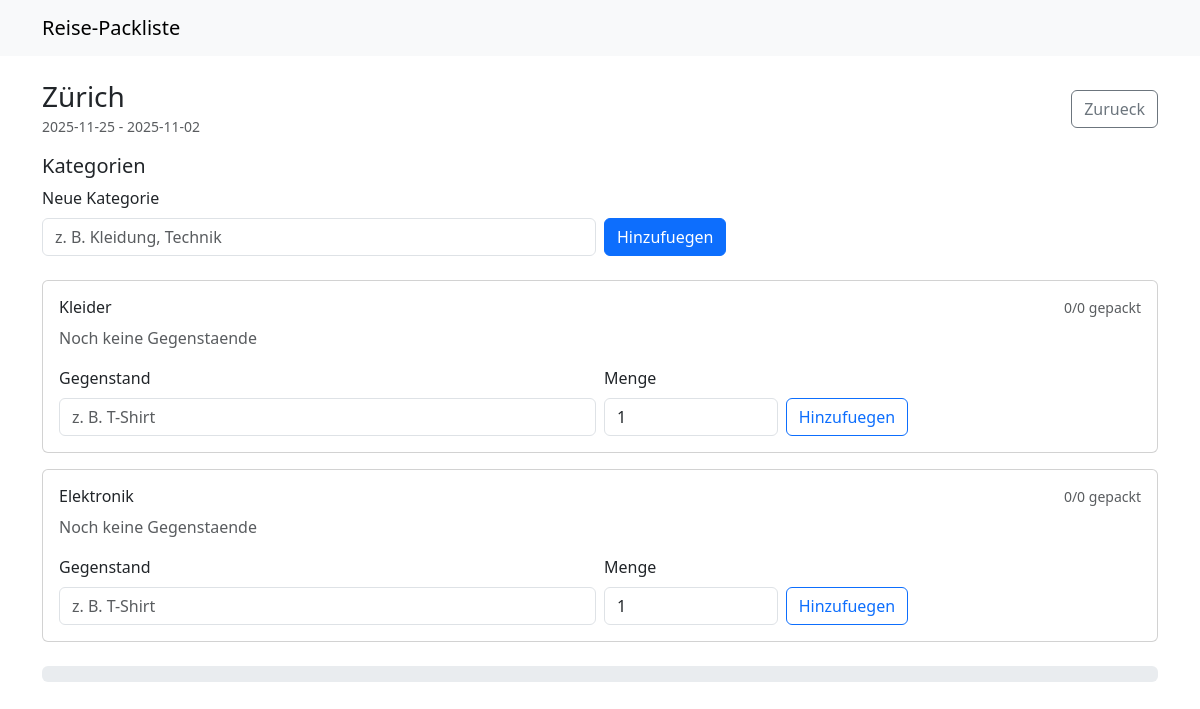
/reise/12, run on the app's committed database.
### main.py (models this page shows)
class BaseModel(Model):
    class Meta:
        database = db

class ReiseModel(BaseModel):
    class Meta:
        table_name = "reisen"
    id = AutoField()
    name = CharField(max_length=200)
    startdatum = DateField()
    enddatum = DateField()
    beschreibung = TextField(default="")
    def fortschritt_berechnen(self) -> float:
        total = sum(len(k.gegenstaende) for k in self.kategorien)
        if total == 0:
            return 0.0
        gepackt = sum(
            sum(1 for g in k.gegenstaende if g.gepackt) for k in self.kategorien
        )
        return round(gepackt / total * 100.0, 2)

class KategorieModel(BaseModel):
    class Meta:
        table_name = "kategorien"
    id = AutoField()
    name = CharField(max_length=200)
    reise = ForeignKeyField(ReiseModel, backref="kategorien", on_delete="CASCADE")
    def anzahl_gepackt(self) -> int:
        return sum(1 for g in self.gegenstaende if g.gepackt)
    def anzahl_gesamt(self) -> int:
        return len(self.gegenstaende)

### main.py (the view)
@app.get("/reise/<int:reise_id>")
def reise_detail(reise_id: int):
    r = ReiseModel.get_or_none(ReiseModel.id == reise_id)
    if not r:
        abort(404)
    return render_template("reise_detail.html", reise_id=reise_id, reise=r)

### main.py (called while the page is built)
@app.before_request
def _db_connect():
    if db.is_closed():
        db.connect(reuse_if_open=True)

@app.teardown_request
def _db_close(exception=None):
    if not db.is_closed():
        db.close()

### templates/reise_detail.html (shortened to what this page needs)
{% extends 'base.html' %}
{% block content %}
<div class="d-flex justify-content-between align-items-center mb-3">
  <div>
    <h1 class="h3 mb-0">{{ reise.name }}</h1>
    <small class="text-muted">{{ reise.startdatum }} - {{ reise.enddatum }}</small>
  </div>
  <a href="{{ url_for('index') }}" class="btn btn-outline-secondary">Zurueck</a>
  </div>
<div class="mb-4">
  <h2 class="h5">Kategorien</h2>
  <form method="post" action="{{ url_for('kategorie_hinzufuegen', reise_id=reise_id) }}" class="row g-2 align-items-end">
    <div class="col-md-6">
      <label for="kategorie_name" class="form-label">Neue Kategorie</label>
      <input type="text" class="form-control" id="kategorie_name" name="kategorie_name" placeholder="z. B. Kleidung, Technik" />
    </div>
    <div class="col-auto">
      <button class="btn btn-primary" type="submit">Hinzufuegen</button>
    </div>
  </form>
</div>
{% if reise.kategorien %}
  {% for kat in reise.kategorien %}
    {% set kat_index = loop.index0 %}
    <div class="card mb-3">
      <div class="card-body">
        <div class="d-flex justify-content-between align-items-center mb-2">
          <h3 class="h6 mb-0">{{ kat.name }}</h3>
          <small class="text-muted">{{ kat.anzahl_gepackt() }}/{{ kat.anzahl_gesamt() }} gepackt</small>
        </div>
        {% if kat.gegenstaende %}
          <ul class="list-group mb-3">
            {% for g in kat.gegenstaende %}
              <li class="list-group-item d-flex justify-content-between align-items-center">
                <div>
                  <form method="post" action="{{ url_for('toggle_gepackt', reise_id=reise_id, kat_index=kat_index, item_index=loop.index0) }}" class="d-inline">
                    <button class="btn btn-sm {{ 'btn-success' if g.gepackt else 'btn-outline-secondary' }}" type="submit" title="Gepackt umschalten">{{ '&#10003;'|safe if g.gepackt else '&#9675;'|safe }}</button>
                  </form>
                  <span class="ms-2">{{ g.name }}</span>
                </div>
                <span class="badge text-bg-secondary">x{{ g.menge }}</span>
              </li>
            {% endfor %}
          </ul>
        {% else %}
          <div class="text-muted mb-3">Noch keine Gegenstaende</div>
        {% endif %}
        <form class="row g-2" method="post" action="{{ url_for('gegenstand_hinzufuegen', reise_id=reise_id) }}">
          <div class="col-md-6">
            <label class="form-label" for="gegenstand_name_{{ loop.index0 }}">Gegenstand</label>
            <input class="form-control" id="gegenstand_name_{{ loop.index0 }}" name="gegenstand_name" placeholder="z. B. T-Shirt" />
          </div>
          <div class="col-md-2">
            <label class="form-label" for="menge_{{ loop.index0 }}">Menge</label>
            <input class="form-control" id="menge_{{ loop.index0 }}" name="menge" type="number" min="1" value="1" />
          </div>
          <div class="col-auto align-self-end">
            <button class="btn btn-outline-primary" type="submit">Hinzufuegen</button>
          </div>
        </form>
      </div>
    </div>
  {% endfor %}
{% else %}
  <div class="alert alert-secondary">Noch keine Kategorien. Lege oben eine an.</div>
{% endif %}
<div class="mt-4">
  <div class="progress" role="progressbar" aria-valuenow="{{ reise.fortschritt_berechnen() }}" aria-valuemin="0" aria-valuemax="100">
  </div>
  </div>
{% endblock %}

### data on the page
ReiseModel: name "Zürich", startdatum "2025-11-25", enddatum "2025-11-02"
KategorieModel: name "Kleider", anzahl_gepackt "0", anzahl_gesamt "0", shows "Noch keine Gegenstaende"
KategorieModel: name "Elektronik", anzahl_gepackt "0", anzahl_gesamt "0", shows "Noch keine Gegenstaende"
